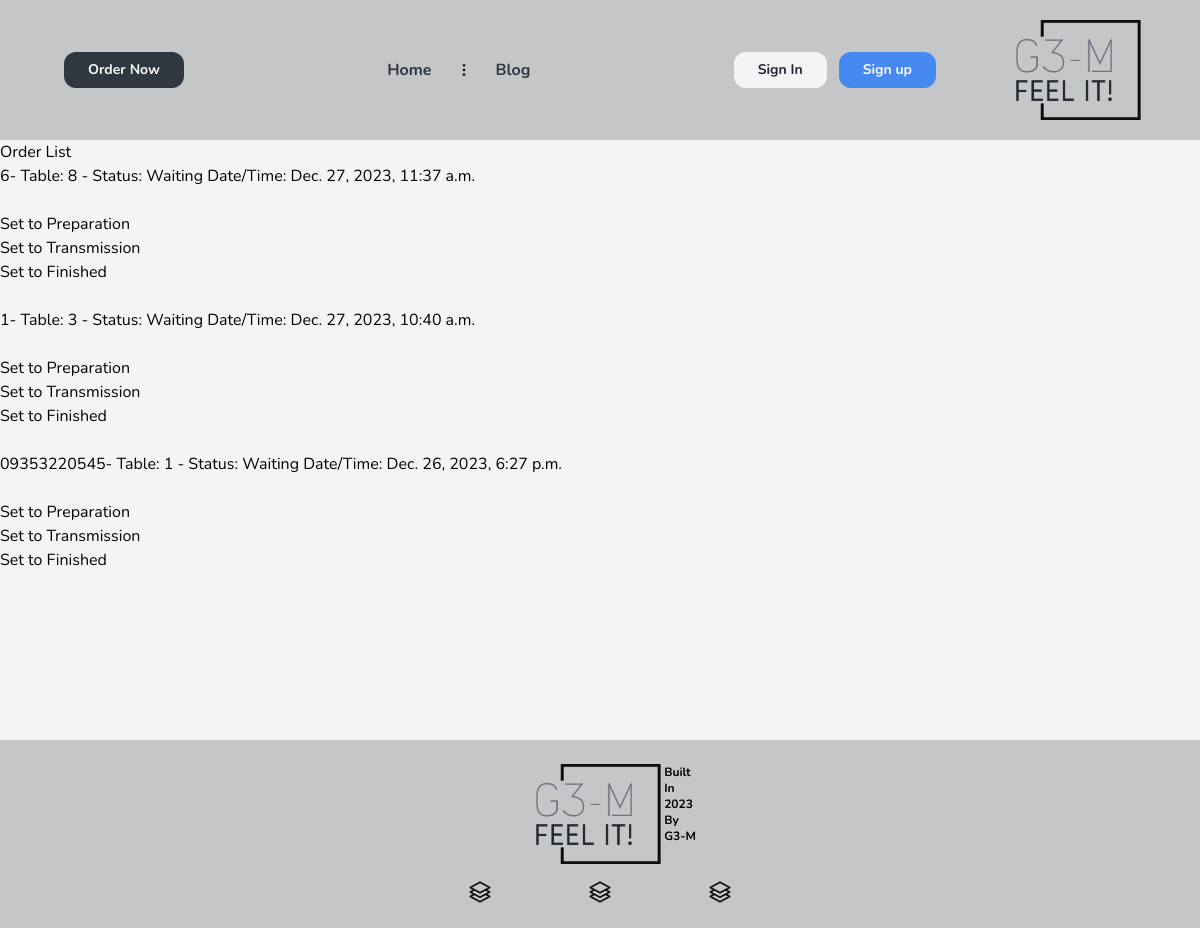
/orders/orders/w, run on the app's committed database.
### order/models.py (models this page shows, shortened)
class Order(BaseModel):
    status_fields = [("W", "Waiting"),
                     ("P", "Preparation"),
                     ("T", "Transmission"),
                     ("F", "Finished")]
    customer_phone = models.CharField(max_length=100, blank=True, null=True)
    id = models.UUIDField(primary_key=True, default=uuid.uuid4)
    status = models.CharField(max_length=1, choices=status_fields, default='W')
    table = models.ForeignKey(Table, on_delete=models.SET_NULL, null=True)
    class Meta:
        ordering = ['-created_at']
        indexes = [
            models.Index(fields=['-created_at']),
        ]

### tables/models.py (models this page shows)
class Table(BaseModel):
    status_fields = [("R", "Reserved"), ("E", "Empty"), ("F", "Full"), ("T", "TakeAway")]
    number = models.PositiveIntegerField()
    status = models.CharField(max_length=1, choices=status_fields, default='E')
    def __str__(self) -> str:
        return f'{self.number}'

### order/views.py (the view)
# urls.py: path('orders/w', views.OrderWaitingListView.as_view(), name='list-order-w'),
class OrderWaitingListView(ListView):
    model = Order
    template_name = 'Order_ListOrder.html'
    context_object_name = 'orders'
    ordering = ['-created_at']
    def get_queryset(self):
        return Order.objects.filter(status='W')

### core/models.py (called while the page is built)
    def get_queryset(self):
        return super().get_queryset().filter(deleted_at__isnull=True)

### templates/Order_ListOrder.html (shortened to what this page needs)
{% extends "base.html" %}
{% block content %}
    <h1>Order List</h1>
    <ul>
        {% for order in orders %}
            <li>{{ order.customer_phone }}- Table: {{ order.table }} - Status: {{ order.get_status_display }} Date/Time: {{ order.created_at }}</li>
            <form method="post" action="{% url 'order:change-status' order.id %}">
                <br>
                {% if not order.status == 'P' %}
                    <button type="submit" name="new_status" value="P">Set to Preparation</button>
                    <br>
                {% endif %}
                {% if not order.status == 'T' %}
                    <button type="submit" name="new_status" value="T">Set to Transmission</button>
                    <br>
                {% endif %}
                {% if not order.status == 'F' %}
                    <button type="submit" name="new_status" value="F">Set to Finished</button>
                    <br>
                {% endif %}
            </form>
            <br>
        {% endfor %}
    </ul>
{% endblock %}

### static/src/styles.css (style rules this page uses)
html { line-height: 1.5; -webkit-text-size-adjust: 100%; -moz-tab-size: 4; -o-tab-size: 4; tab-size: 4; font-family: ui-sans-serif, system-ui, -apple-system, BlinkMacSystemFont, "Segoe UI", Roboto, "Helvetica Neue", Arial, "Noto Sans", sans-serif, "Apple Color Emoji", "Segoe UI Emoji", "Segoe UI Symbol", "Noto Color Emoji"; font-feature-settings: normal; font-variation-settings: normal; }
body { margin: 0; line-height: inherit; }
h1, h2, h3, h4, h5, h6 { font-size: inherit; font-weight: inherit; }
button, input, optgroup, select, textarea { font-family: inherit; font-feature-settings: inherit; font-variation-settings: inherit; font-size: 100%; font-weight: inherit; line-height: inherit; color: inherit; margin: 0; padding: 0; }
button, select { text-transform: none; }
button, [type='button'], [type='reset'], [type='submit'] { -webkit-appearance: button; background-color: transparent; background-image: none; }
blockquote, dl, dd, h1, h2, h3, h4, h5, h6, hr, figure, p, pre { margin: 0; }
ol, ul, menu { list-style: none; margin: 0; padding: 0; }
button, [role="button"] { cursor: pointer; }
.bg-gray-100 { --tw-bg-opacity: 1; background-color: rgb(243 244 246 / var(--tw-bg-opacity)); }
.font-enfont { font-family: Nunito; }

### data on the page
Order: customer_phone "6", table "8", status "Waiting", created_at "Dec. 27, 2023, 11:37 a.m.", shows "Set to Preparation", shows "Set to Transmission", shows "Set to Finished"
Order: customer_phone "1", table "3", status "Waiting", created_at "Dec. 27, 2023, 10:40 a.m.", shows "Set to Preparation", shows "Set to Transmission", shows "Set to Finished"
Order: customer_phone "09353220545", table "1", status "Waiting", created_at "Dec. 26, 2023, 6:27 p.m.", shows "Set to Preparation", shows "Set to Transmission", shows "Set to Finished"
